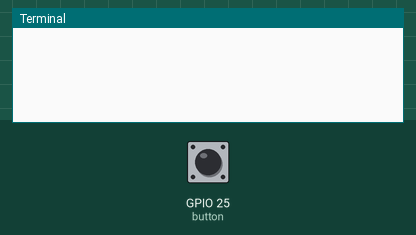
The program below on a simulated Raspberry Pi (BCM pin numbers). On the bench: the last lines printed to the terminal. The test bench sets the inputs (shaded band); at power-on: GPIO 25 (button) HIGH.

Above: at 1.2 s.
1.3 s: GPIO 25 (button) pulled LOW for 0.15 s
At 1.43 s:
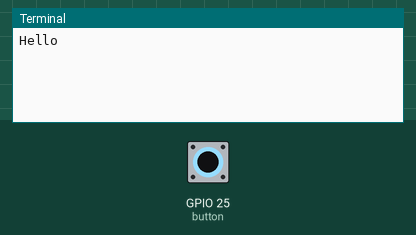
At 2.9 s:
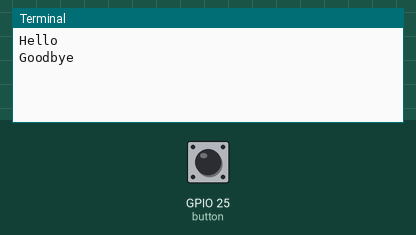

The program:

BUTTONINTERRUPT2_gpiozero.py
```python
from gpiozero import Button
from signal import pause

def say_hello():
    print("Hello")

def say_goodbye():
    print("Goodbye")

button = Button(25)

button.when_pressed = say_hello
button.when_released = say_goodbye

pause()
```

Measured:
- after the input at 1.3 s, the terminal: prints a new line at once (image 1)
